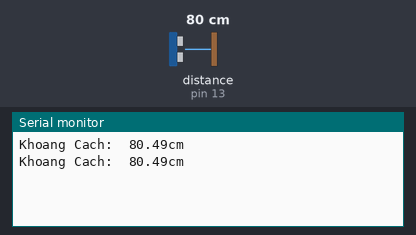
Recording of a sketch running on a simulated Arduino Uno, built with avr-gcc and run on an emulated ATmega328P. Parts: the last lines printed to the serial monitor. Wiring (inferred from the names in the program): ultrasonic range finder: trigger pin 12; echo pin 13. The inputs (shaded band) are chosen by the test bench; at power-on: distance to the obstacle (sensor on pin 13) 80 cm. The echo pulse lasts 58.3 µs per cm.

Above: at 1.8 s.
1.9 s: distance to the obstacle (sensor on pin 13) set to 2 cm
At 2.8 s:
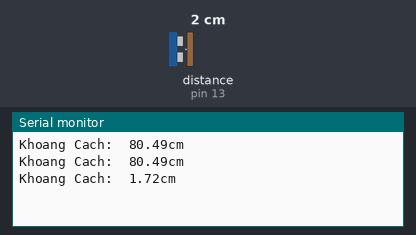
3.4 s: distance to the obstacle (sensor on pin 13) set to 4 cm
At 4.8 s:
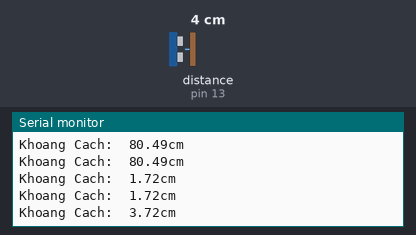
Timing chart, 0 to 6.4 s (numbered marks = the images above; inputs shaded):
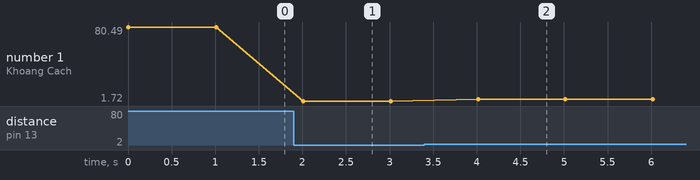

Measured:
- after the input at 1.9 s, the serial monitor: prints a new line after 0.11 s (image 1)
- after the input at 3.4 s, the serial monitor: prints a new line after 0.61 s (image 2)
- plotted number 1: 80.49 → 1.72 after the input at 1.9 s, 1.72 → 3.72 after the input at 3.4 s

The sketch:

US015.ino
```cpp
#define trigger 12               // chân trig cua US-015
#define echo 13                  // chân echo cua US-015
float time_go=0,distance=0;
void setup()
{
pinMode(trigger,OUTPUT);
pinMode(echo,INPUT);
Serial.begin(115200);           // Khoi tao cong noi tiep
}
void loop()
{
  digitalWrite(trigger,LOW);
  delayMicroseconds(2);
  digitalWrite(trigger,HIGH);    // chân trigger lên mức cao
  delayMicroseconds(10);         // trễ 10µs
  digitalWrite(trigger,LOW);     // chân trigger xuống thấp
  delayMicroseconds(2);
  time_go=pulseIn(echo,HIGH);
//hàm tính độ rộng xung thu chân ECHO theo thời gian
  distance=time_go*346.5*100/1000000/2;
// vận tốc sóng siêu âm cỡ ~344 m/s
  Serial.print("Khoang Cach:  ");
  Serial.print(distance);
  Serial.println("cm");
 delay(1000);
}
```
